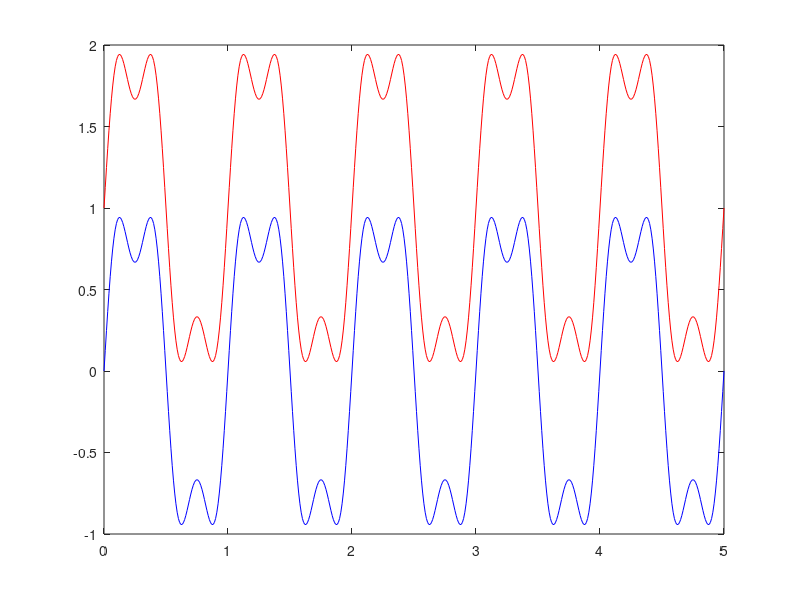

This chart was generated by the following MATLAB code:
% SESIÓN 2 SEÑALES Y SISTEMAS
% Ejercicio 1
% Apartado b

A1 = 1;             % Amplitud 1 = 1
A2 = 1/3;           % Amplitud 2 = 1/3
w = 2*pi;           % Freciencia = 2π
t = 0:0.01:5;       % Tiempo entre 0 y 5 con incremento de 0.01

% Primera gráfica CON NIVEL DE CONTINUA
y = 1 + A1*sin(w*t) + A2*sin(3*w*t);
figure('Name','CON y SIN nivel de continua','NumberTitle','off');
plot(t,y,'-r');

% Segunda gráfica SIN NIVEL DE CONTINUA
hold on
y = A1*sin(w*t) + A2*sin(3*w*t);
plot(t,y,'-b');
hold off